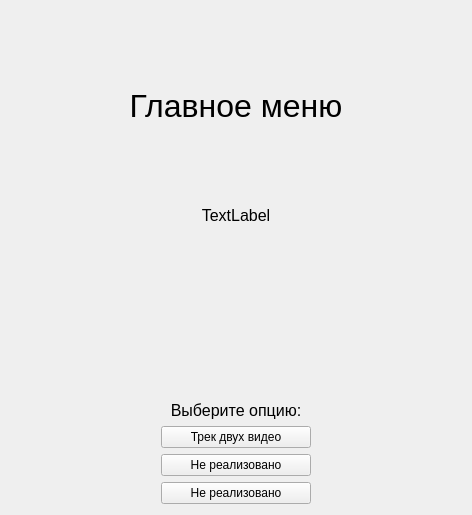
<?xml version="1.0" encoding="UTF-8"?>
<ui version="4.0">
 <class>Form</class>
 <widget class="QWidget" name="Form">
  <property name="geometry">
   <rect>
    <x>0</x>
    <y>0</y>
    <width>472</width>
    <height>515</height>
   </rect>
  </property>
  <property name="sizePolicy">
   <sizepolicy hsizetype="Preferred" vsizetype="Preferred">
    <horstretch>0</horstretch>
    <verstretch>0</verstretch>
   </sizepolicy>
  </property>
  <property name="windowTitle">
   <string>Form</string>
  </property>
  <layout class="QVBoxLayout" name="verticalLayout">
   <item>
    <layout class="QVBoxLayout" name="verticalLayout_2">
     <item>
      <widget class="QLabel" name="label">
       <property name="enabled">
        <bool>true</bool>
       </property>
       <property name="font">
        <font>
         <pointsize>24</pointsize>
        </font>
       </property>
       <property name="text">
        <string>Главное меню</string>
       </property>
       <property name="alignment">
        <set>Qt::AlignCenter</set>
       </property>
      </widget>
     </item>
     <item>
      <widget class="QLabel" name="infoLabel">
       <property name="font">
        <font>
         <pointsize>12</pointsize>
        </font>
       </property>
       <property name="text">
        <string>TextLabel</string>
       </property>
       <property name="alignment">
        <set>Qt::AlignHCenter|Qt::AlignTop</set>
       </property>
       <property name="wordWrap">
        <bool>true</bool>
       </property>
      </widget>
     </item>
     <item>
      <layout class="QVBoxLayout" name="verticalLayout_3">
       <item>
        <widget class="QLabel" name="label_2">
         <property name="sizePolicy">
          <sizepolicy hsizetype="Preferred" vsizetype="Fixed">
           <horstretch>0</horstretch>
           <verstretch>0</verstretch>
          </sizepolicy>
         </property>
         <property name="font">
          <font>
           <pointsize>12</pointsize>
          </font>
         </property>
         <property name="text">
          <string>Выберите опцию:</string>
         </property>
         <property name="alignment">
          <set>Qt::AlignCenter</set>
         </property>
        </widget>
       </item>
       <item>
        <layout class="QHBoxLayout" name="horizontalLayout_4">
         <item>
          <spacer name="horizontalSpacer_2">
           <property name="orientation">
            <enum>Qt::Horizontal</enum>
           </property>
           <property name="sizeHint" stdset="0">
            <size>
             <width>40</width>
             <height>20</height>
            </size>
           </property>
          </spacer>
         </item>
         <item>
          <widget class="QPushButton" name="toTwoVideoTrackingViewButton">
           <property name="sizePolicy">
            <sizepolicy hsizetype="Expanding" vsizetype="Fixed">
             <horstretch>0</horstretch>
             <verstretch>0</verstretch>
            </sizepolicy>
           </property>
           <property name="text">
            <string>Трек двух видео</string>
           </property>
          </widget>
         </item>
         <item>
          <spacer name="horizontalSpacer">
           <property name="orientation">
            <enum>Qt::Horizontal</enum>
           </property>
           <property name="sizeHint" stdset="0">
            <size>
             <width>40</width>
             <height>20</height>
            </size>
           </property>
          </spacer>
         </item>
        </layout>
       </item>
       <item>
        <layout class="QHBoxLayout" name="horizontalLayout_3">
         <item>
          <spacer name="horizontalSpacer_4">
           <property name="orientation">
            <enum>Qt::Horizontal</enum>
           </property>
           <property name="sizeHint" stdset="0">
            <size>
             <width>40</width>
             <height>20</height>
            </size>
           </property>
          </spacer>
         </item>
         <item>
          <widget class="QPushButton" name="toSumViewButton1">
           <property name="sizePolicy">
            <sizepolicy hsizetype="Expanding" vsizetype="Fixed">
             <horstretch>0</horstretch>
             <verstretch>0</verstretch>
            </sizepolicy>
           </property>
           <property name="text">
            <string>Не реализовано</string>
           </property>
          </widget>
         </item>
         <item>
          <spacer name="horizontalSpacer_3">
           <property name="orientation">
            <enum>Qt::Horizontal</enum>
           </property>
           <property name="sizeHint" stdset="0">
            <size>
             <width>40</width>
             <height>20</height>
            </size>
           </property>
          </spacer>
         </item>
        </layout>
       </item>
       <item>
        <layout class="QHBoxLayout" name="horizontalLayout">
         <item>
          <spacer name="horizontalSpacer_6">
           <property name="orientation">
            <enum>Qt::Horizontal</enum>
           </property>
           <property name="sizeHint" stdset="0">
            <size>
             <width>40</width>
             <height>20</height>
            </size>
           </property>
          </spacer>
         </item>
         <item>
          <widget class="QPushButton" name="toSumViewButton2">
           <property name="sizePolicy">
            <sizepolicy hsizetype="Expanding" vsizetype="Fixed">
             <horstretch>0</horstretch>
             <verstretch>0</verstretch>
            </sizepolicy>
           </property>
           <property name="text">
            <string>Не реализовано</string>
           </property>
          </widget>
         </item>
         <item>
          <spacer name="horizontalSpacer_5">
           <property name="orientation">
            <enum>Qt::Horizontal</enum>
           </property>
           <property name="sizeHint" stdset="0">
            <size>
             <width>40</width>
             <height>20</height>
            </size>
           </property>
          </spacer>
         </item>
        </layout>
       </item>
      </layout>
     </item>
    </layout>
   </item>
  </layout>
 </widget>
 <resources/>
 <connections/>
</ui>
